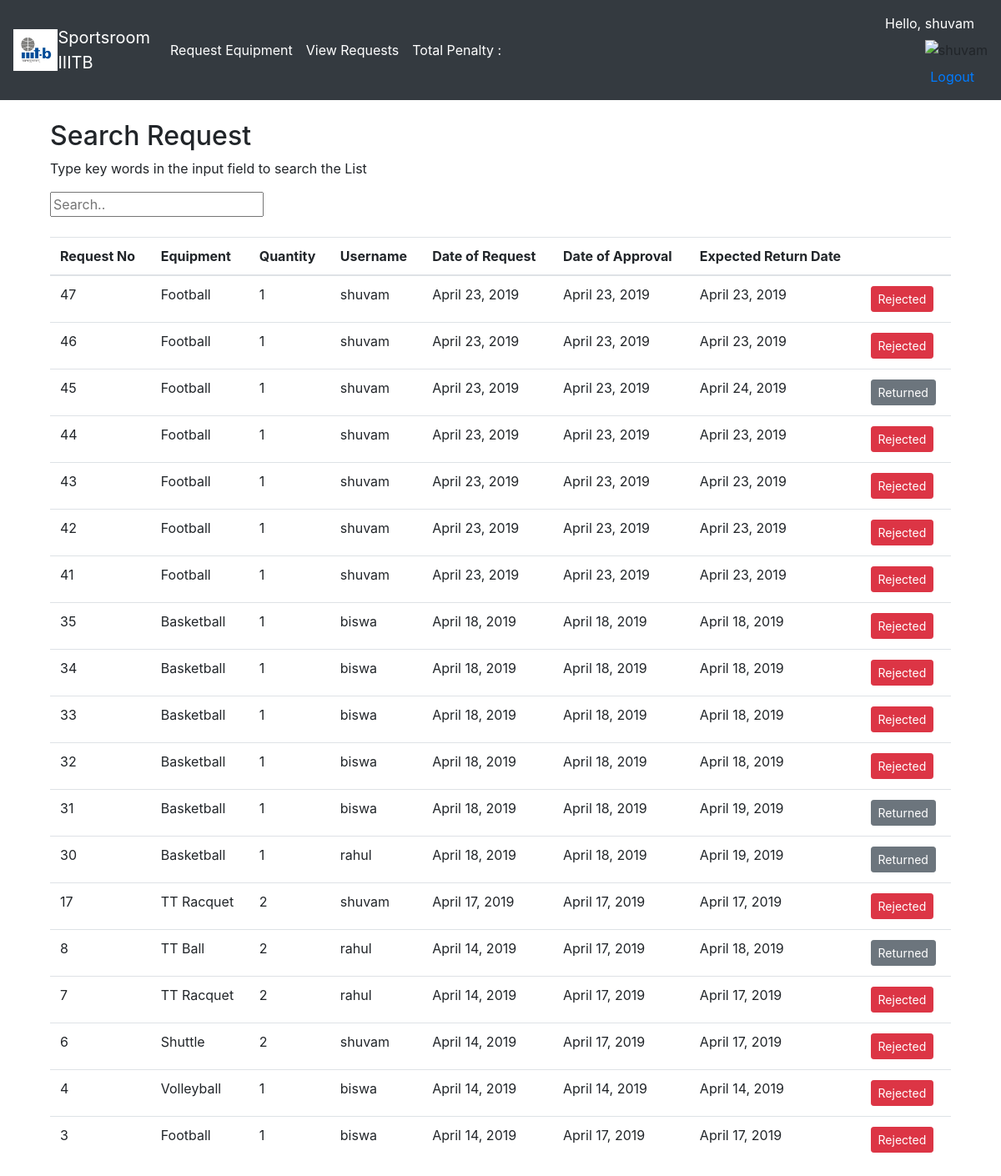
Screenshot of /sportsEquipment/approvedRequest/ (signed in) with the database file from the repository.
### sportsEquipment/models.py (models this page shows, shortened)
class EquipmentRequest(models.Model):
    reqId           =   models.AutoField(primary_key=True)
    eqp             =   models.ForeignKey(Equipments,on_delete=models.CASCADE)
    quantity        =   models.IntegerField(validators=[MinValueValidator(1), MaxValueValidator(2)])
    user            =   models.ForeignKey(User,on_delete=models.CASCADE)
    dtOfRequest     =   models.DateTimeField()
    dtAvailed       =   models.DateTimeField(null=True)
    dtOfExpRet      =   models.DateTimeField(null=True)
    dtOfActualRet   =   models.DateTimeField(null=True)
    penalty         =   models.IntegerField(default=0)
    choices = (
        (0, 'PENDING'),
        (1, 'ACCEPTED'),
        (2, 'REJECTED'),
        (3, 'RETURNED')
    )
    reqStatus       =   models.IntegerField(default=0,choices=choices)

class Equipments(models.Model):
    eqpId       = models.AutoField(primary_key=True)
    eqpName     = models.CharField(max_length=50)
    eqpQuantity = models.IntegerField(validators=[MinValueValidator(1)])
    eqpQuantityTaken = models.IntegerField(default=0,validators=[MaxValueValidator(eqpQuantity)])

### sportsEquipment/views.py (the view)
# urls.py: path(r'approvedRequest/',views.approvedRequest,name='approvedRequest'),
@login_required
def approvedRequest(request):
    lstProcessedRequest = list(EquipmentRequest.objects.filter(reqStatus__in = [1,2,3]).order_by('-dtOfRequest'))
    print("No of processed requests: ", len(lstProcessedRequest))
    return render(request, 'AdminUser/processedRequest.html', {'lstProcessedRequest': lstProcessedRequest});

### templates/AdminUser/processedRequest.html (shortened to what this page needs)
{% extends 'MasterLayout/baseLayout.html' %}
{% block body %}
  <div class="container">
    <br>
    <h2>Search Request</h2>
    <p>Type key words in the input field to search the List</p>
    <input id="myInput" type="text" placeholder="Search..">
    <br><br>
    <table class="table table-hover">
    <thead>
      <tr>
        <th>Request No</th>
        <th>Equipment</th>
        <th>Quantity</th>
        <th>Username</th>
        <th>Date of Request</th>
        <th>Date of Approval</th>
        <th>Expected Return Date</th>
        <th></th>
      </tr>
    </thead>
    <tbody id="myTable">
      {% for processedRequest in lstProcessedRequest %}
      <tr>
        <td>{{ processedRequest.reqId }}
        <td>{{ processedRequest.eqp.eqpName }}</td>
        <td>{{ processedRequest.quantity }} </td>
        <td>{{ processedRequest.user.username }}</td>
        <td>{{ processedRequest.dtOfRequest.date }}</td>
        <td>{{ processedRequest.dtAvailed.date }}</td>
        <td>{{ processedRequest.dtOfExpRet.date }}</td>
        <td>
            {% if processedRequest.reqStatus == 1 %}
                <a href="#" class="btn btn-success btn-sm" role="button" aria-pressed="true" > Approved </a>
                <a href="{% url 'sportsEquipment:processReturnRequest' %}?reqId={{ processedRequest.reqId }}" class="btn btn-primary btn-sm" role="button" aria-pressed="true" > Return</a>
            {% elif processedRequest.reqStatus == 2%}
                <a href="#" class="btn btn-danger btn-sm" role="button" aria-pressed="true" > Rejected </a>
            {% else %}
                <a href="#" class="btn btn-secondary btn-sm" role="button" aria-pressed="true" > Returned </a>
            {% endif %}
        </td>
      </tr>
      {% endfor %}
    </tbody>
  </table>
  </div>
{% endblock %}

### templates/MasterLayout/baseLayout.html (shortened to what this page needs)
<html>
    <head>
    </head>
    {% load static %}
    <link rel="stylesheet" href="{% static '/css/style.css'%}">
    <link rel="stylesheet" href="{% static '/css/bootstrap.min.css'%}">
    <body>
        <nav class="navbar navbar-expand navbar-dark bg-dark">
          <img src="/media/profile_pics/IIIT-B_logo copy.jpg" style="max-height:50px" />
          <a class="navbar-brand" href="{% url 'sportsEquipment:home' %}">Sportsroom<br>IIITB</a>
          <div class="collapse navbar-collapse" id="navbarsExample02">
            {% if user.is_superuser %}
              <ul class="navbar-nav mr-auto">
              <li class="nav-item active">
                <a class="nav-link" href="{% url 'sportsEquipment:pendingRequest' %}">Pending Request <span class="sr-only">(current)</span></a>
              </li>
              <li class="nav-item active">
                <a class="nav-link" href="{% url 'sportsEquipment:approvedRequest' %}">Processed Request <span class="sr-only">(current)</span></a>
              </li>
              <li class="nav-item active">
                <a class="nav-link" href="{% url 'sportsEquipment:addEquip' %}">Add Equipment <span class="sr-only">(current)</span></a>
              </li>
              <li class="nav-item active">
                <a class="nav-link" href="{% url 'sportsEquipment:viewEquipList' %}">View Equipment <span class="sr-only">(current)</span></a>
              </li>
              <li class="nav-item active">
                <a class="nav-link" href="{% url 'sportsEquipment:penalty' %}">Check Penalty <span class="sr-only">(current)</span></a>
              </li>
            </ul>
            {% else %}
              <ul class="navbar-nav mr-auto">
              <li class="nav-item active">
                <a class="nav-link" href="{% url 'sportsEquipment:eqpRequest' %}">Request Equipment <span class="sr-only">(current)</span></a>
              </li>
              <li class="nav-item active">
                <a class="nav-link" href="{% url 'sportsEquipment:viewRequest' %}">View Requests <span class="sr-only">(current)</span></a>
              </li>
              <li class="nav-item active">
                <a class="nav-link" href="">Total Penalty : {{ userProfile.totalPenalty }} <span class="sr-only">(current)</span></a>
              </li>
            </ul>
            {% endif %}
              <div align="right">
                    <li class="nav-link ">
                        <font color="white">Hello, {{ user.username }}</font>
                    </li>
                  <img src="/media/{{ userProfile.profile_pic }}" style="max-height:100px" alt="{{ user }}"/>
                  {% if user.is_authenticated %}
                  <a class="nav-link" href="{% url 'login:logout' %}">Logout</a>
                    {% else %}
                  <a class="nav-link" href="{% url 'login:user_login' %}">Login</a>
                    {% endif %}
              </div>
          </div>
        </nav>
        <div class="container">
            {% block body %}
            {%  endblock%}
        </div>
    </body>
</html>

### rows the page displays
EquipmentRequest: reqId "47", eqp.eqpName "Football", quantity "1", user.username "shuvam", dtOfRequest "April 23, 2019", dtAvailed "April 23, 2019", dtOfExpRet "April 23, 2019", reqStatus "Rejected"
EquipmentRequest: reqId "46", eqp.eqpName "Football", quantity "1", user.username "shuvam", dtOfRequest "April 23, 2019", dtAvailed "April 23, 2019", dtOfExpRet "April 23, 2019", reqStatus "Rejected"
EquipmentRequest: reqId "45", eqp.eqpName "Football", quantity "1", user.username "shuvam", dtOfRequest "April 23, 2019", dtAvailed "April 23, 2019", dtOfExpRet "April 24, 2019", reqStatus "Returned"
EquipmentRequest: reqId "44", eqp.eqpName "Football", quantity "1", user.username "shuvam", dtOfRequest "April 23, 2019", dtAvailed "April 23, 2019", dtOfExpRet "April 23, 2019", reqStatus "Rejected"
EquipmentRequest: reqId "43", eqp.eqpName "Football", quantity "1", user.username "shuvam", dtOfRequest "April 23, 2019", dtAvailed "April 23, 2019", dtOfExpRet "April 23, 2019", reqStatus "Rejected"
EquipmentRequest: reqId "42", eqp.eqpName "Football", quantity "1", user.username "shuvam", dtOfRequest "April 23, 2019", dtAvailed "April 23, 2019", dtOfExpRet "April 23, 2019", reqStatus "Rejected"
EquipmentRequest: reqId "41", eqp.eqpName "Football", quantity "1", user.username "shuvam", dtOfRequest "April 23, 2019", dtAvailed "April 23, 2019", dtOfExpRet "April 23, 2019", reqStatus "Rejected"
EquipmentRequest: reqId "35", eqp.eqpName "Basketball", quantity "1", user.username "biswa", dtOfRequest "April 18, 2019", dtAvailed "April 18, 2019", dtOfExpRet "April 18, 2019", reqStatus "Rejected"
EquipmentRequest: reqId "34", eqp.eqpName "Basketball", quantity "1", user.username "biswa", dtOfRequest "April 18, 2019", dtAvailed "April 18, 2019", dtOfExpRet "April 18, 2019", reqStatus "Rejected"
EquipmentRequest: reqId "33", eqp.eqpName "Basketball", quantity "1", user.username "biswa", dtOfRequest "April 18, 2019", dtAvailed "April 18, 2019", dtOfExpRet "April 18, 2019", reqStatus "Rejected"
EquipmentRequest: reqId "32", eqp.eqpName "Basketball", quantity "1", user.username "biswa", dtOfRequest "April 18, 2019", dtAvailed "April 18, 2019", dtOfExpRet "April 18, 2019", reqStatus "Rejected"
EquipmentRequest: reqId "31", eqp.eqpName "Basketball", quantity "1", user.username "biswa", dtOfRequest "April 18, 2019", dtAvailed "April 18, 2019", dtOfExpRet "April 19, 2019", reqStatus "Returned"
EquipmentRequest: reqId "30", eqp.eqpName "Basketball", quantity "1", user.username "rahul", dtOfRequest "April 18, 2019", dtAvailed "April 18, 2019", dtOfExpRet "April 19, 2019", reqStatus "Returned"
EquipmentRequest: reqId "17", eqp.eqpName "TT Racquet", quantity "2", user.username "shuvam", dtOfRequest "April 17, 2019", dtAvailed "April 17, 2019", dtOfExpRet "April 17, 2019", reqStatus "Rejected"
EquipmentRequest: reqId "8", eqp.eqpName "TT Ball", quantity "2", user.username "rahul", dtOfRequest "April 14, 2019", dtAvailed "April 17, 2019", dtOfExpRet "April 18, 2019", reqStatus "Returned"
EquipmentRequest: reqId "7", eqp.eqpName "TT Racquet", quantity "2", user.username "rahul", dtOfRequest "April 14, 2019", dtAvailed "April 17, 2019", dtOfExpRet "April 17, 2019", reqStatus "Rejected"
EquipmentRequest: reqId "6", eqp.eqpName "Shuttle", quantity "2", user.username "shuvam", dtOfRequest "April 14, 2019", dtAvailed "April 17, 2019", dtOfExpRet "April 17, 2019", reqStatus "Rejected"
EquipmentRequest: reqId "4", eqp.eqpName "Volleyball", quantity "1", user.username "biswa", dtOfRequest "April 14, 2019", dtAvailed "April 14, 2019", dtOfExpRet "April 14, 2019", reqStatus "Rejected"
EquipmentRequest: reqId "3", eqp.eqpName "Football", quantity "1", user.username "biswa", dtOfRequest "April 14, 2019", dtAvailed "April 17, 2019", dtOfExpRet "April 17, 2019", reqStatus "Rejected"

### other values shown
{{ user.username }} "shuvam"
